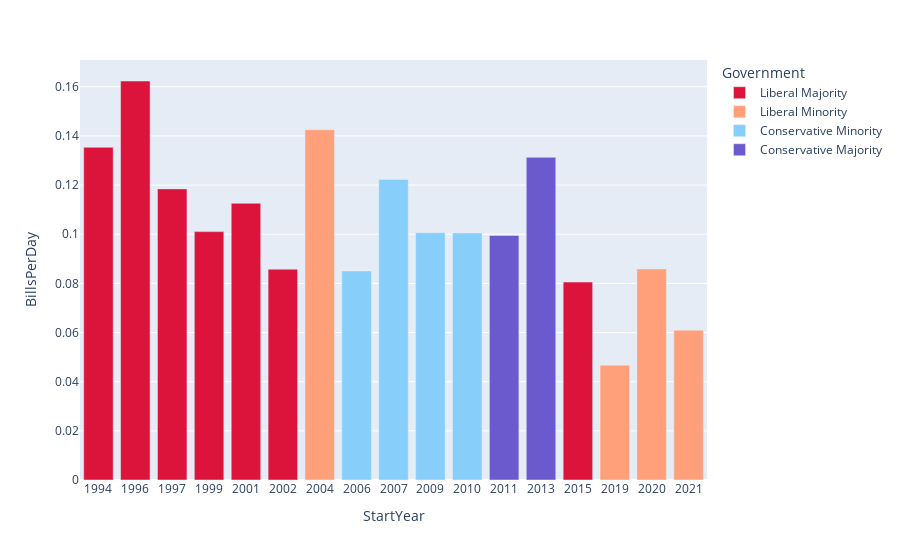

The notebook cell this image was saved under:
### Code cell
fig = px.bar(
    parl_plot, 
    x = "StartYear", 
    y = "BillsPerDay", 
    color="Government",
    color_discrete_map = color_map
)

fig.update_layout(xaxis={'categoryorder':'category ascending'})

fig.show()

### Figure 1 — Plotly figure (JSON) as saved in the notebook; plotly's stock layout.template omitted (floating-point values rounded to 4 significant figures)
{"data": [{"alignmentgroup": "True", "hovertemplate": "Government=Liberal Majority<br>StartYear=%{x}<br>BillsPerDay=%{y}<extra></extra>", "legendgroup": "Liberal Majority", "marker": {"color": "crimson", "pattern": {"shape": ""}}, "name": "Liberal Majority", "offsetgroup": "Liberal Majority", "orientation": "v", "showlegend": true, "textposition": "auto", "type": "bar", "x": ["1994", "1996", "1997", "1999", "2001", "2002", "2015"], "xaxis": "x", "y": [0.1354, 0.1624, 0.1185, 0.1011, 0.1126, 0.08578, 0.08055], "yaxis": "y"}, {"alignmentgroup": "True", "hovertemplate": "Government=Liberal Minority<br>StartYear=%{x}<br>BillsPerDay=%{y}<extra></extra>", "legendgroup": "Liberal Minority", "marker": {"color": "lightsalmon", "pattern": {"shape": ""}}, "name": "Liberal Minority", "offsetgroup": "Liberal Minority", "orientation": "v", "showlegend": true, "textposition": "auto", "type": "bar", "x": ["2004", "2019", "2020", "2021"], "xaxis": "x", "y": [0.1425, 0.04669, 0.08589, 0.06098], "yaxis": "y"}, {"alignmentgroup": "True", "hovertemplate": "Government=Conservative Minority<br>StartYear=%{x}<br>BillsPerDay=%{y}<extra></extra>", "legendgroup": "Conservative Minority", "marker": {"color": "lightskyblue", "pattern": {"shape": ""}}, "name": "Conservative Minority", "offsetgroup": "Conservative Minority", "orientation": "v", "showlegend": true, "textposition": "auto", "type": "bar", "x": ["2006", "2007", "2009", "2010"], "xaxis": "x", "y": [0.08507, 0.1223, 0.1006, 0.1005], "yaxis": "y"}, {"alignmentgroup": "True", "hovertemplate": "Government=Conservative Majority<br>StartYear=%{x}<br>BillsPerDay=%{y}<extra></extra>", "legendgroup": "Conservative Majority", "marker": {"color": "slateblue", "pattern": {"shape": ""}}, "name": "Conservative Majority", "offsetgroup": "Conservative Majority", "orientation": "v", "showlegend": true, "textposition": "auto", "type": "bar", "x": ["2011", "2013"], "xaxis": "x", "y": [0.09952, 0.1313], "yaxis": "y"}], "layout": {"autosize": true, "barmode": "relative", "legend": {"title": {"text": "Government"}, "tracegroupgap": 0}, "margin": {"t": 60}, "xaxis": {"anchor": "y", "autorange": true, "categoryorder": "category ascending", "domain": [0, 1], "range": [-0.5, 16.5], "title": {"text": "StartYear"}, "type": "category"}, "yaxis": {"anchor": "x", "autorange": true, "domain": [0, 1], "range": [0, 0.1709], "title": {"text": "BillsPerDay"}, "type": "linear"}}}
